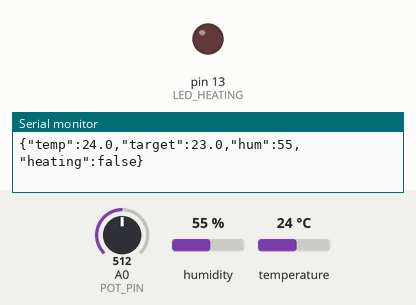
Simulated run of this sketch. Board: Arduino Uno, built with avr-gcc and run on an emulated ATmega328P. On the bench: output pins drawn as LEDs (lit = HIGH), the last lines printed to the serial monitor. The test bench sets the inputs (shaded band); at power-on: temperature 24 °C, A0 (POT_PIN) = 512, humidity 55 %.

Above: at 1.8 s.
1.9 s: temperature set to 23.4 °C
3.4 s: temperature set to 22 °C
At 5.2 s:
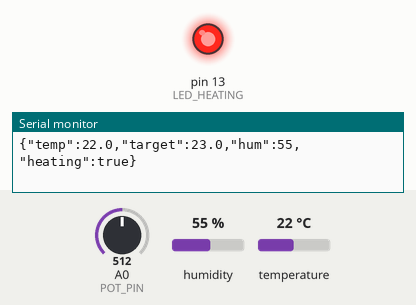
5.5 s: temperature set to 28 °C
At 7.1 s:
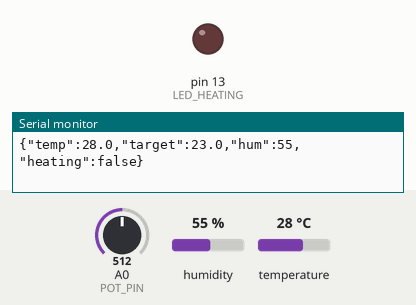
7.5 s: temperature set to 12 °C
At 8.9 s:
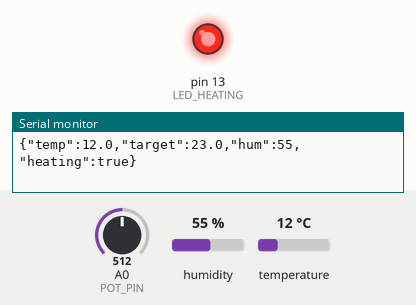
Timing chart, 0 to 10.5 s (numbered marks = the images above; inputs shaded):
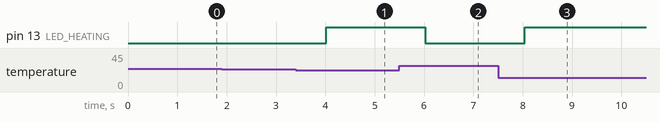

The sketch:

thermostat.ino
```cpp
#include <DHT.h>

#define DHTPIN 2
#define DHTTYPE DHT22
#define LED_HEATING 13
#define POT_PIN A0

DHT dht(DHTPIN, DHTTYPE);

void setup() {
    Serial.begin(115200);
    dht.begin();
    pinMode(LED_HEATING, OUTPUT);
}

void loop() {
    float temp = dht.readTemperature();
    float hum = dht.readHumidity();

    // Daca senzorul da eroare temporara, fallback la valori nominale
    if (isnan(temp)) temp = 21.5;
    if (isnan(hum)) hum = 48.0;

    // Potentiometrul stabileste temperatura setata (18°C - 28°C)
    int valPot = analogRead(POT_PIN);
    float targetTemp = 18.0 + (valPot / 1023.0) * 10.0;

    // Logica termostatului cu histerezis de 0.2 grade
    bool heating = (temp < targetTemp - 0.2);
    digitalWrite(LED_HEATING, heating ? HIGH : LOW);

    // Trimite string JSON compact
    Serial.print("{\"temp\":");
    Serial.print(temp, 1);
    Serial.print(",\"target\":");
    Serial.print(targetTemp, 1);
    Serial.print(",\"hum\":");
    Serial.print(hum, 0);
    Serial.print(",\"heating\":");
    Serial.print(heating ? "true" : "false");
    Serial.println("}");

    delay(1000);
}
```

Measured:
- the behaviour switches between 22.9 and 22.8 °C on temperature (found by bisection; images 0 and 1)
- after the input at 3.4 s, pin 13 (LED_HEATING): LOW → HIGH after 0.62 s
- after the input at 5.5 s, pin 13 (LED_HEATING): HIGH → LOW after 0.53 s
- after the input at 7.5 s, pin 13 (LED_HEATING): LOW → HIGH after 0.54 s
